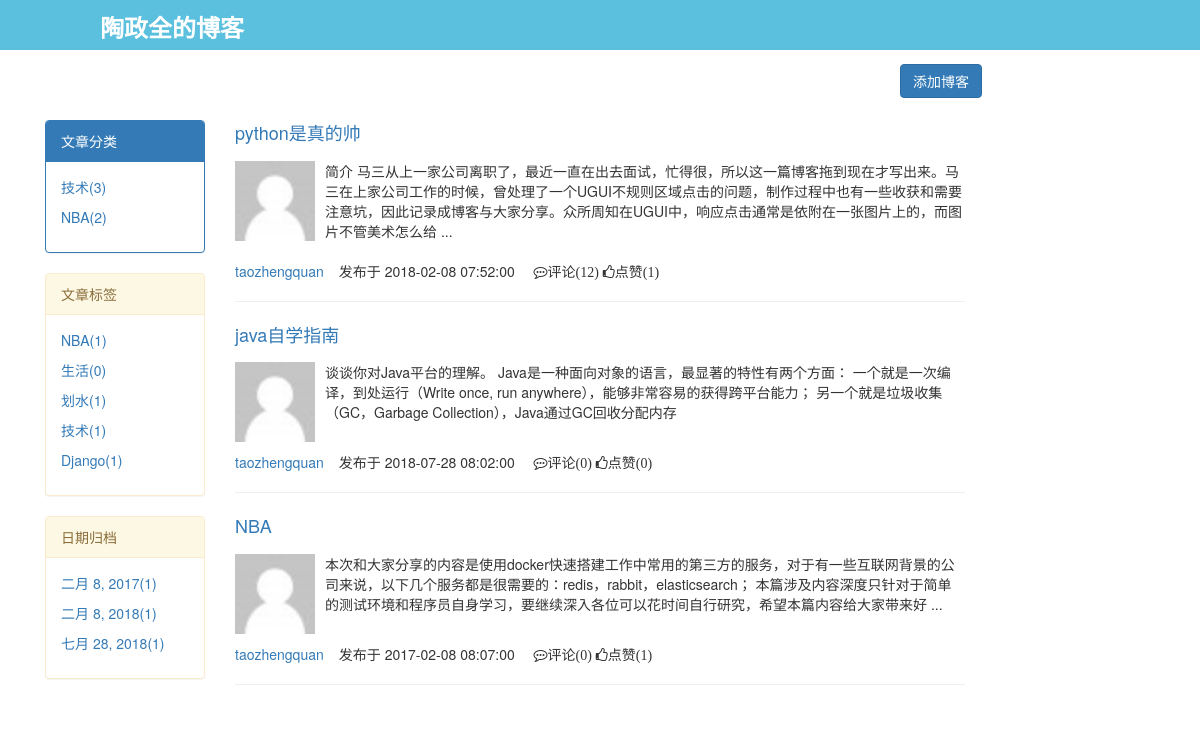
The app's page /blog/taozhengquan/, older data.
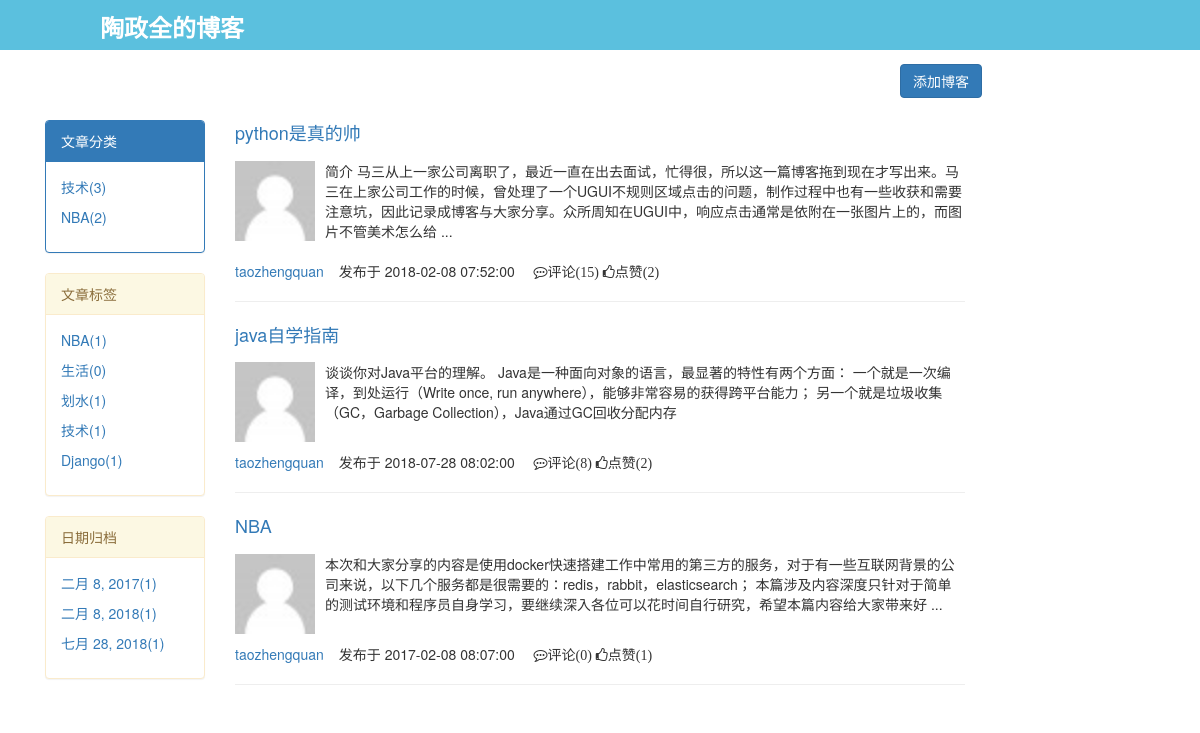
The same page, newer data.
### app01/models.py (models this page shows, shortened)
class Article(models.Model):
    nid = models.AutoField(primary_key=True)
    title = models.CharField(max_length=50)  # 文章标题
    desc = models.CharField(max_length=255)  # 文章描述
    create_time = models.DateTimeField(auto_now_add=True)  # 创建时间
    comment_count = models.IntegerField(verbose_name="评论数", default=0)
    up_count = models.IntegerField(verbose_name="点赞数", default=0)
    down_count = models.IntegerField(verbose_name="踩数", default=0)
    category = models.ForeignKey(to="Category", to_field="nid", null=True)
    user = models.ForeignKey(to="UserInfo", to_field="nid")
    tags = models.ManyToManyField(  # 中介模型
        to="Tag",
        through="Article2Tag",
        through_fields=("article", "tag"),  # 注意顺序！！！
    )
    class Meta:
        db_table = "article"

class UserInfo(AbstractUser):
    nid = models.AutoField(primary_key=True)
    phone = models.CharField(max_length=11, null=True, unique=True)
    avatar = models.FileField(upload_to="avatars/", default="avatars/default.png", verbose_name="头像")
    create_time = models.DateTimeField(auto_now_add=True)
    blog = models.OneToOneField(to="Blog", to_field="nid", null=True)
    def __str__(self):
        return self.username
    class Meta:
        db_table = "userinfo"

### app01/views.py (the view)
# urls.py: url(r'^(\w+)', views.home),  # home(request, username)
def home(request, username):
    user = models.UserInfo.objects.filter(username=username).first()
    if not user:
        return HttpResponse("404")
    blog = user.blog
    article_list = models.Article.objects.filter(user=user)
    category_list = models.Category.objects.filter(blog=blog).annotate(c=Count("article")).values("title", "c")
    tag_list = models.Tag.objects.filter(blog=blog).annotate(c=Count("article")).values("title", "c")
    archive_list = models.Article.objects.filter(user=user).values("create_time").annotate(c=Count("nid")).values("create_time", "c")
    return render(request, 'home.html', {
        'blog': blog,
        "user": user,
        "article_list": article_list,
        "category_list": category_list,
        "tag_list": tag_list,
        "archive_list": archive_list,
    })

### templates/home.html
{% extends 'base.html' %}
{% block page-main %}
<div class="article-list">
                {% for article in article_list %}
                   <div class="article">
                        <p class="article-title"><a href="/blog/{{ article.user.username }}/article/{{ article.pk }}/">{{ article.title }}</a></p>
                       <div class="media">
                                <div class="media-left">
                                    <a href="#">
                                        <img class="media-object author-img" src="/media/{{ article.user.avatar }}" alt="...">
                                    </a>
                                </div>
                                <div class="media-body">
                                    <p>{{ article.desc }}</p>
                                </div>
                            </div>
                       <div class="article-footer">
                            <span><a href="/blog/{{ article.user.username }}/">{{ article.user.username }}</a></span>发布于
                            <span>{{ article.create_time|date:'Y-m-d H:i:s' }}</span>
                            <i class="fa fa-commenting-o" aria-hidden="true">评论({{ article.comment_set.all.count }})</i>
                            <i class="fa fa-thumbs-o-up" aria-hidden="true">点赞({{ article.up_count }})</i>
                       </div>
                       <hr>
                   </div>
                {% endfor %}
            </div>
{% endblock %}

Row changes from the older to the newer data that the page shows:
changed Article "python是真的帅": comment_set.all.count "12" → "15"; up_count "1" → "2"
changed Article "java自学指南": comment_set.all.count "0" → "8"; up_count "0" → "2"
